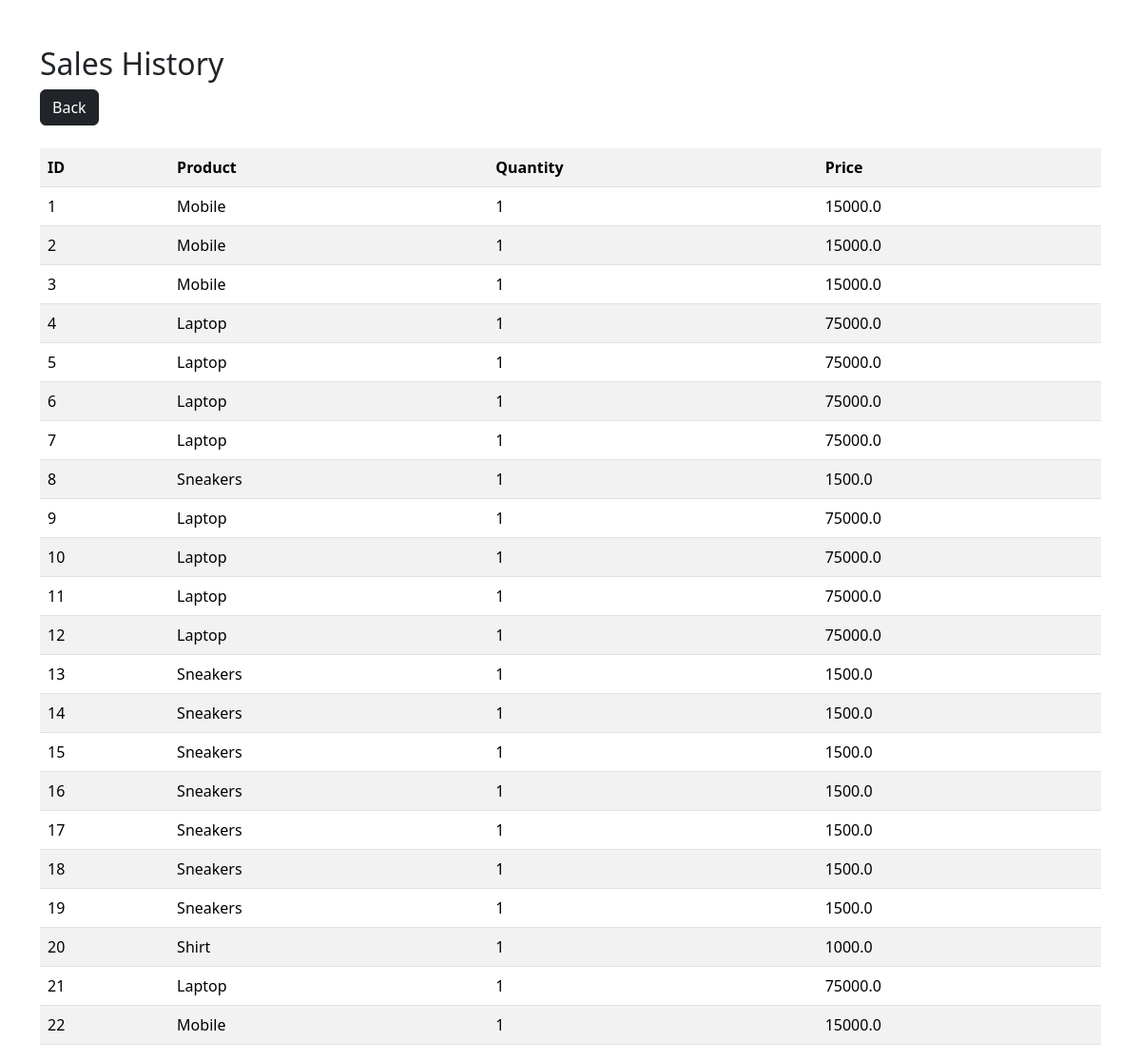
The app's page /sales with its own data.
### tables this page shows
CREATE TABLE sales(
        id INTEGER PRIMARY KEY AUTOINCREMENT,
        product_name TEXT,
        quantity INTEGER,
        price REAL
    );

### app.py (the view)
@app.route("/sales")
def sales():
    conn = connect_db()
    sales = conn.execute("SELECT * FROM sales").fetchall()
    conn.close()
    return render_template("sales.html",sales=sales)

### app.py (called while the page is built)
def connect_db():
    conn = sqlite3.connect("inventory.db", timeout=10)
    conn.row_factory = sqlite3.Row
    return conn

### templates/sales.html (shortened to what this page needs)
<!DOCTYPE html>
<html>
<head>
<link href="https://cdn.jsdelivr.net/npm/bootstrap@5.3.2/dist/css/bootstrap.min.css" rel="stylesheet">
</head>
<body>
<div class="container mt-5">
<h2>Sales History</h2>
<a href="/" class="btn btn-dark">Back</a>
<br><br>
<table class="table table-striped">
<tr>
<th>ID</th>
<th>Product</th>
<th>Quantity</th>
<th>Price</th>
</tr>
{% for s in sales %}
<tr>
<td>{{s.id}}</td>
<td>{{s.product_name}}</td>
<td>{{s.quantity}}</td>
<td>{{s.price}}</td>
</tr>
{% endfor %}
</table>
</div>
</body>
</html>

### records on screen
sales: id "1", product_name "Mobile", quantity "1", price "15000.0"
sales: id "2", product_name "Mobile", quantity "1", price "15000.0"
sales: id "3", product_name "Mobile", quantity "1", price "15000.0"
sales: id "4", product_name "Laptop", quantity "1", price "75000.0"
sales: id "5", product_name "Laptop", quantity "1", price "75000.0"
sales: id "6", product_name "Laptop", quantity "1", price "75000.0"
sales: id "7", product_name "Laptop", quantity "1", price "75000.0"
sales: id "8", product_name "Sneakers", quantity "1", price "1500.0"
sales: id "9", product_name "Laptop", quantity "1", price "75000.0"
sales: id "10", product_name "Laptop", quantity "1", price "75000.0"
sales: id "11", product_name "Laptop", quantity "1", price "75000.0"
sales: id "12", product_name "Laptop", quantity "1", price "75000.0"
sales: id "13", product_name "Sneakers", quantity "1", price "1500.0"
sales: id "14", product_name "Sneakers", quantity "1", price "1500.0"
sales: id "15", product_name "Sneakers", quantity "1", price "1500.0"
sales: id "16", product_name "Sneakers", quantity "1", price "1500.0"
sales: id "17", product_name "Sneakers", quantity "1", price "1500.0"
sales: id "18", product_name "Sneakers", quantity "1", price "1500.0"
sales: id "19", product_name "Sneakers", quantity "1", price "1500.0"
sales: id "20", product_name "Shirt", quantity "1", price "1000.0"
sales: id "21", product_name "Laptop", quantity "1", price "75000.0"
sales: id "22", product_name "Mobile", quantity "1", price "15000.0"
